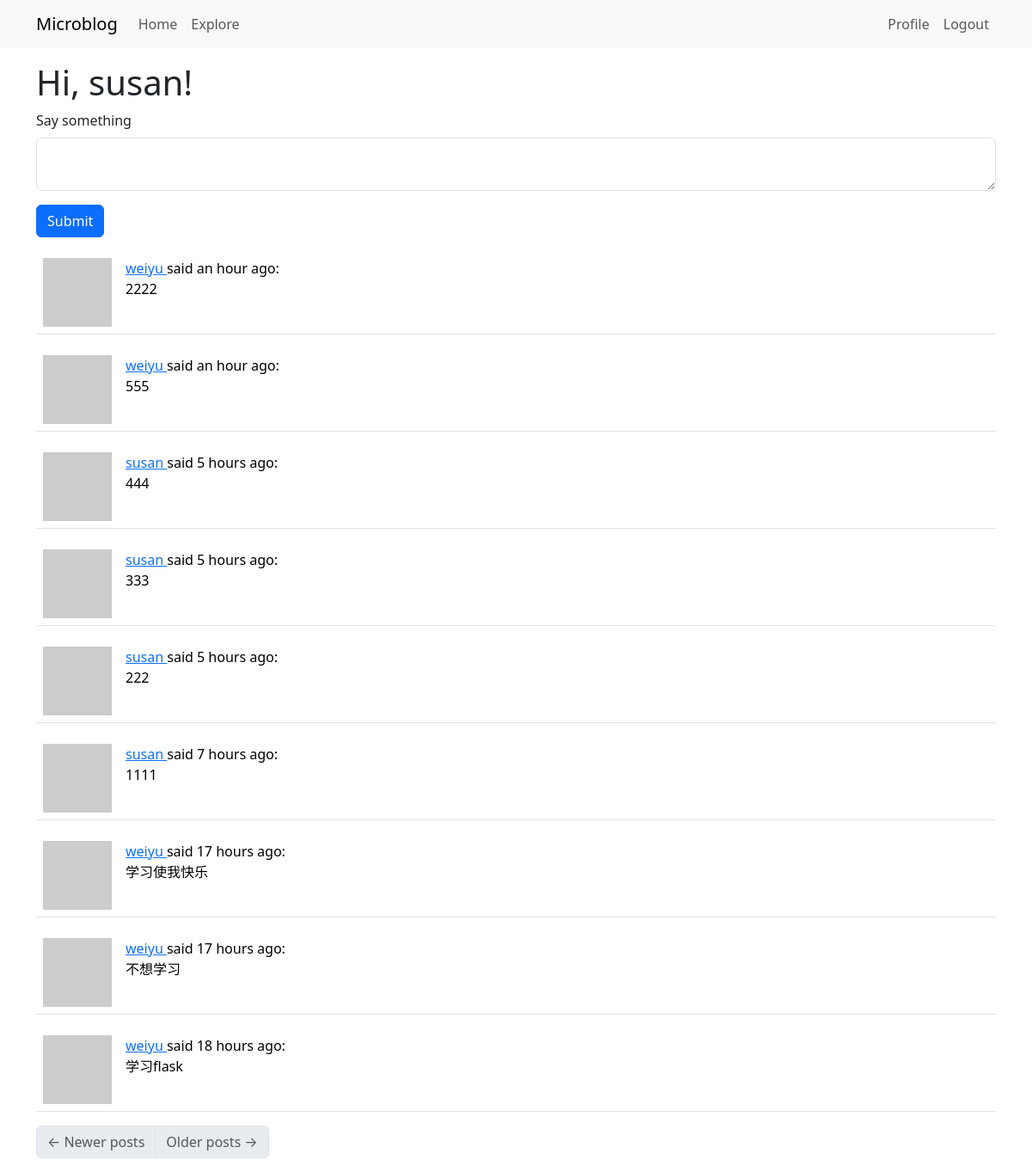
The page /index (signed in) on the database its author committed.
### src/models.py (models this page shows, shortened)
class User(UserMixin, db.Model):
    id = db.Column(db.Integer,primary_key = True)
    username = db.Column(db.String(64),index=True,unique=True )
    email = db.Column(db.String(120),index=True,unique=True)
    password_hash = db.Column(db.String(128))
    posts = db.relationship('Post',backref='author',lazy='dynamic')
    about_me = db.Column(db.String(140))
    last_seen = db.Column(db.DateTime,default=datetime.utcnow)
    followed = db.relationship(
        'User', secondary=followers,
        primaryjoin=(followers.c.follower_id == id),
        secondaryjoin=(followers.c.followed_id == id),
        backref=db.backref('followers', lazy='dynamic'), lazy='dynamic')
    def avatar(self,size):
        digest = md5(self.email.lower().encode('utf-8')).hexdigest()
        return 'https://www.gravatar.com/avatar/{}?d=identicon&s={}'.format(
            digest,
            size
        )
    @login.user_loader
    def load_user(id):
        return User.query.get(int(id))

class Post(db.Model):
    id = dn=db.Column(db.Integer,primary_key=True)
    body = db.Column(db.String(140))
    timestamp = db.Column(db.DateTime,index=True,default=datetime.utcnow) #使用UTC时间
    user_id = db.Column(db.Integer,db.ForeignKey('user.id'))

### src/routes.py (the view)
@app.route('/', methods=['GET', 'POST'])
@app.route('/index', methods=['GET', 'POST'])
@login_required
def index():
    form = PostForm()
    if form.validate_on_submit():
        post = Post(body=form.post.data,author=current_user)
        db.session.add(post)
        db.session.commit()
        flash('Your post is now live!')
        return redirect(url_for('index'))  #Post/Redirect/Get 重定向向浏览器返送302响应，浏览器会重新发起get请求
    page = request.args.get('page', 1, type=int)  #可以从page查询字符串参数获得或是默认值1
    posts = Post.query.order_by(Post.timestamp.desc()).paginate(
        page=page, per_page=app.config['POSTS_PER_PAGE'], error_out=False
    )
    next_url = url_for('index', page = posts.next_num) if posts.has_next else None
    prev_url = url_for('index', page = posts.prev_num) if posts.has_prev else None
    return render_template('index.html', title = 'Home', form=form,posts = posts.items, next_url = next_url, prev_url = prev_url)

### src/forms.py
class PostForm(FlaskForm):
    post = TextAreaField('Say something', validators=[DataRequired(),Length(min=1,max=140)])
    submit = SubmitField('Submit')

### src/routes.py (called while the page is built)
@app.before_request
def before_request():
    if current_user.is_authenticated:
        current_user.last_seen = datetime.utcnow()
        db.session.commit()

### src/templates/index.html
{% extends "base.html" %}
{% import "bootstrap_wtf.html" as wtf %}
{% block content %}
    <h1>Hi, {{ current_user.username }}!</h1>
    {% if form %}
    {{ wtf.quick_form(form) }}
    {% endif %}
    {% for post in posts %}
        {% include '_post.html' %}
    {% endfor %}
    <nav aria-label="Post navigation">
        <ul class="pagination">
            <li class="page-item{% if not prev_url %} disabled{% endif %}">
                <a class="page-link" href="{{ prev_url }}">
                    <span aria-hidden="true">&larr;</span> Newer posts
                </a>
            </li>
            <li class="page-item{% if not next_url %} disabled{% endif %}">
                <a class="page-link" href="{{ next_url }}">
                    Older posts <span aria-hidden="true">&rarr;</span>
                </a>
            </li>
        </ul>
    </nav>
{% endblock %}

### src/templates/_post.html
<table class="table table-hover">
    <tr>
        <td width="70px">
            <a href="{{ url_for('user', username=post.author.username) }}">
                <img src="{{ post.author.avatar(70) }}" />
            </a>
        </td>
        <td>
            <a href="{{ url_for('user', username=post.author.username) }}">
                {{ post.author.username }}
            </a>
            said {{ moment(post.timestamp).fromNow() }}:
            <br>
            {{ post.body }}
        </td>
    </tr>
</table>

### rows shown on the page
User: username "susan"
Post: author.username "weiyu", timestamp "an hour ago", body "2222"
Post: author.username "weiyu", timestamp "an hour ago", body "555"
Post: author.username "susan", timestamp "5 hours ago", body "444"
Post: author.username "susan", timestamp "5 hours ago", body "333"
Post: author.username "susan", timestamp "5 hours ago", body "222"
Post: author.username "susan", timestamp "7 hours ago", body "1111"
Post: author.username "weiyu", timestamp "17 hours ago", body "学习使我快乐"
Post: author.username "weiyu", timestamp "17 hours ago", body "不想学习"
Post: author.username "weiyu", timestamp "18 hours ago", body "学习flask"

### other values the page prints
{{ field.label(class='form-label') }} "Say something"
